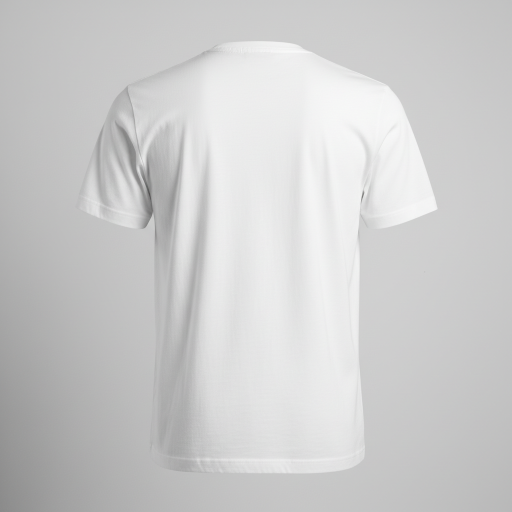
#> input picture blanks/tshirt-White-back-flat.jpg, 1024 x 1024 px (shown at 1/2 size); its folder holds 5 pictures in this run
$ python _signature_v3.py
#> lines starting #> are read from the running program, lines starting #| are printed output that depends on the picture
# "DUBIS Deadpan" signature — round-2 pilot (2026-07-11)
# ONE typographic system adapted across slogans (designer guidance: pick one style,
# make it ours, adapt — don't scatter). Serif statement + reclining italic aside.
# Laws: DB slogan words only, no periods in garment type, one ink per piece,
# dark ink on light garments, no letterspaced lowercase.
import os
from PIL import Image, ImageDraw, ImageFont, ImageFilter

HERE = os.path.dirname(os.path.abspath(__file__))
ROOT = os.path.dirname(HERE)
FONTS = os.path.join(HERE, 'fonts')
OUT = os.path.join(ROOT, 'preview', 'design-v2-pilot')
os.makedirs(OUT, exist_ok=True)

W, H = 3000, 3600
ROMAN = os.path.join(FONTS, 'DMSerifDisplay-Regular.ttf')
ITALIC = os.path.join(FONTS, 'DMSerifDisplay-Italic.ttf')

INKS = {
    'black': (30, 30, 30, 255),
    'red':   (178, 52, 43, 255),
    'blue':  (46, 70, 168, 255),
}

def strip_dots(s):
    return s.replace('.', '')

def signature(pid, statement_lines, aside, ink_name):
    """Fixed lockup: roman statement stack (centered, leading 1.14) +
    italic aside at 45% size, shifted right, reclining -2.5 degrees."""
#> called with pid = 11, aside = 'so she took a nap', ink_name = 'black'
    S = 290                    # statement size
    A = int(S * 0.45)          # aside size = 45% (workaholic-ref ratio)
    LEAD = int(S * 1.14)       # tight editorial leading
    GAP = int(S * 0.42)        # statement→aside gap
    ink = INKS[ink_name]
    roman = ImageFont.truetype(ROMAN, S)
    italic = ImageFont.truetype(ITALIC, A)

    img = Image.new('RGBA', (W, H), (0, 0, 0, 0))
#> img: PIL image 3000x3600 RGBA; every value is 0
    d = ImageDraw.Draw(img)
    cx = W / 2
    y = 420                    # lockup lives in the upper part of the print area

    for line in statement_lines:
        line = strip_dots(line)
        w = d.textlength(line, font=roman)
        d.text((cx - w / 2, y), line, font=roman, fill=ink)
        y += LEAD
#> this loop made 2 passes
#> w on passes 1 to 2: 1874.7, 1483
#> after the loop, y = 1080

    # the reclining aside: rendered on its own layer, rotated -2.5deg,
    # anchored right-of-center and slightly dropped — the under-the-breath mutter
    aside = strip_dots(aside)
    aw = int(d.textlength(aside, font=italic)) + 40
#> aw = 1192
    ah = int(A * 1.6)
    layer = Image.new('RGBA', (aw, ah), (0, 0, 0, 0))
#> layer: PIL image 1192x208 RGBA; every value is 0
    ld = ImageDraw.Draw(layer)
    ld.text((10, 10), aside, font=italic, fill=ink)
    layer = layer.rotate(-2.5, expand=True, resample=Image.BICUBIC)
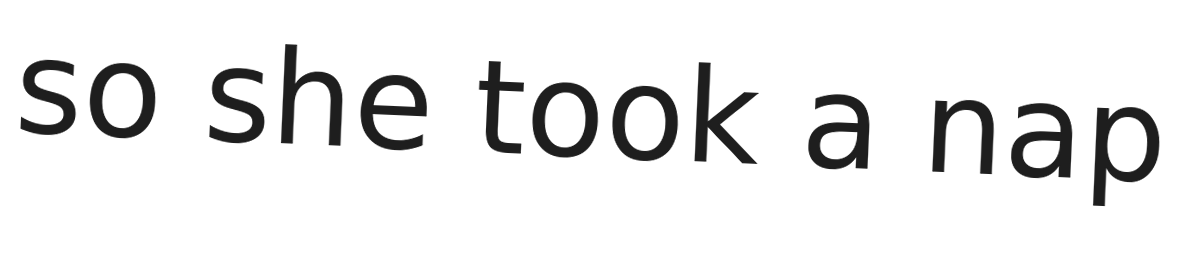
#> layer: PIL image 1200x260 RGBA; mean R, G, B, A 3, 3, 3, 22.7; transparent parts drawn white
    ax = int(cx - layer.width / 2 + S * 0.55)   # shifted right of the axis
#> ax = 1059
    ay = int(y - LEAD + S + GAP)
#> ay = 1161
    img.alpha_composite(layer, (ax, ay))
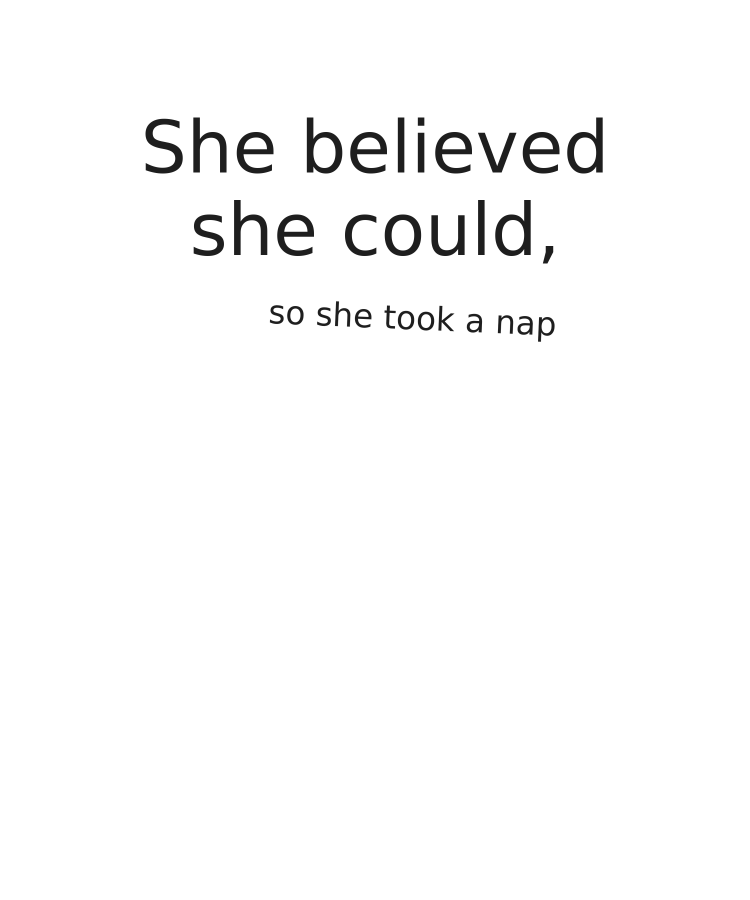
#> img: PIL image 3000x3600 RGBA (shown at 1/4 size); mean R, G, B, A 0.7, 0.7, 0.7, 5.3; transparent parts drawn white
#> call 2 of signature, with pid = 23, aside = 'to mornings', ink_name = 'red'
#> in signature (call 2), `S = 290`: S = 290
#> in signature (call 2), `A = int(S * 0.45)`: A = 130
#> in signature (call 2), `LEAD = int(S * 1.14)`: LEAD = 330
#> in signature (call 2), `GAP = int(S * 0.42)`: GAP = 121
#> the loop in signature (call 2), `for line in statement_lines:` made 1 pass
#> (line, w, y) on pass 1: ('I am allergic', 1785.6, 750)
#> after the loop in signature (call 2), `for line in statement_lines:`: y = 750
#> in signature (call 2), `aw = int(d.textlength(aside, font=italic)) + 40`: aw = 820
#> in signature (call 2), `ah = int(A * 1.6)`: ah = 208
#> in signature (call 2), `layer = Image.new('RGBA', (aw, ah), (0, 0, 0, 0))`: layer: PIL image 820x208 RGBA; every value is 0
#> in signature (call 2), `layer = layer.rotate(-2.5, expand=True, resample=Image.BICUBIC)`:
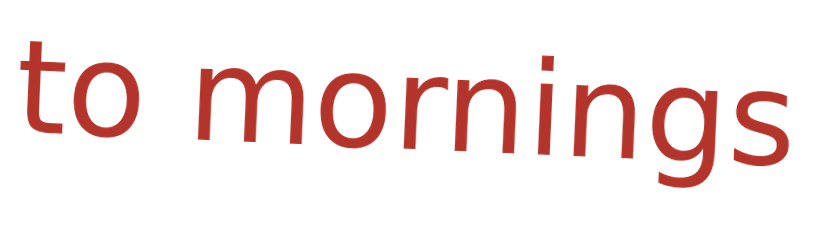
#> layer: PIL image 830x244 RGBA; mean R, G, B, A 20.2, 5.8, 4.7, 25; transparent parts drawn white
#> in signature (call 2), `ax = int(cx - layer.width / 2 + S * 0.55)`: ax = 1244
#> in signature (call 2), `ay = int(y - LEAD + S + GAP)`: ay = 831
#> in signature (call 2), `img.alpha_composite(layer, (ax, ay))`:
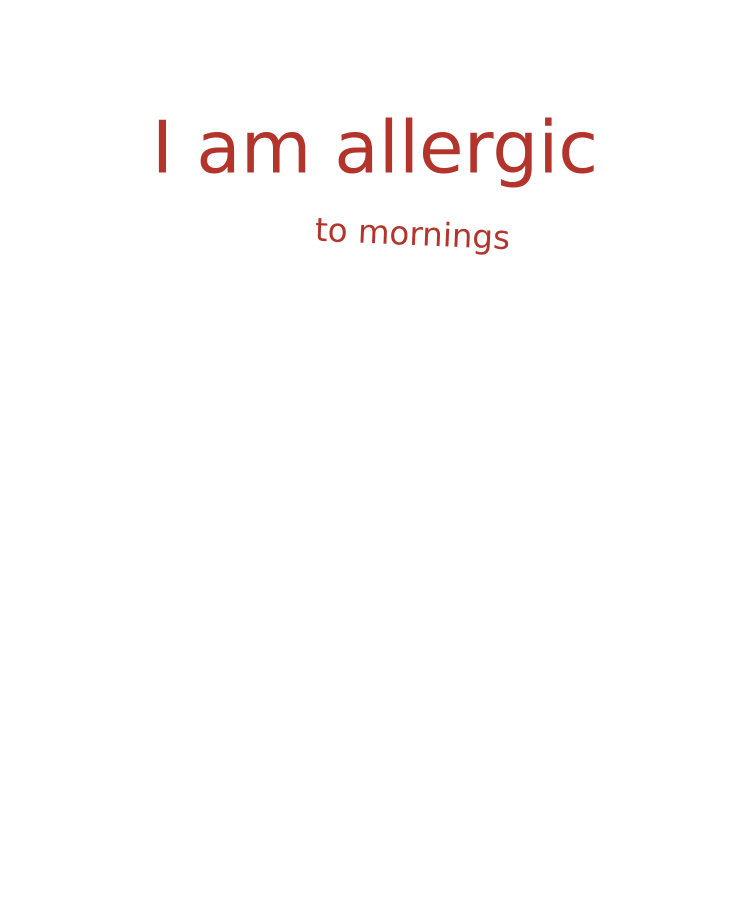
#> img: PIL image 3000x3600 RGBA (shown at 1/4 size); mean R, G, B, A 2.1, 0.6, 0.5, 2.8; transparent parts drawn white
#> call 3 of signature, with pid = 38, aside = 'optional', ink_name = 'blue'
#> the loop in signature (call 3), `for line in statement_lines:` made 1 pass
#> (line, w, y) on pass 1: ('Sleeves were', 1921.7, 750)
#> after the loop in signature (call 3), `for line in statement_lines:`: y = 750
#> in signature (call 3), `aw = int(d.textlength(aside, font=italic)) + 40`: aw = 566
#> in signature (call 3), `layer = Image.new('RGBA', (aw, ah), (0, 0, 0, 0))`: layer: PIL image 566x208 RGBA; every value is 0
#> in signature (call 3), `layer = layer.rotate(-2.5, expand=True, resample=Image.BICUBIC)`:
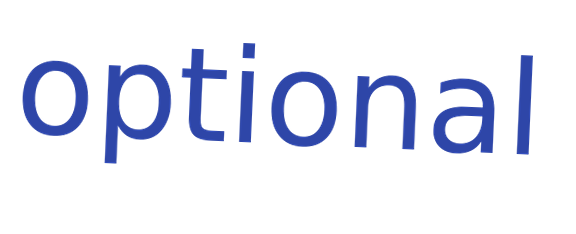
#> layer: PIL image 576x234 RGBA; mean R, G, B, A 5.7, 8.8, 21.4, 28.4; transparent parts drawn white
#> in signature (call 3), `ax = int(cx - layer.width / 2 + S * 0.55)`: ax = 1371
#> in signature (call 3), `img.alpha_composite(layer, (ax, ay))`:
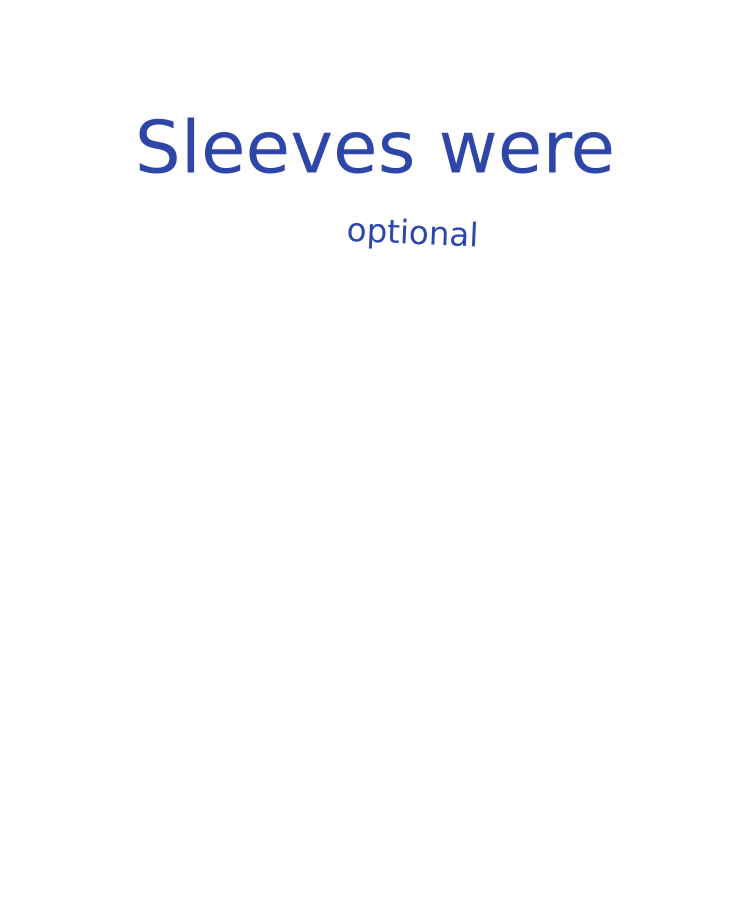
#> img: PIL image 3000x3600 RGBA (shown at 1/4 size); mean R, G, B, A 0.6, 0.9, 2.1, 3; transparent parts drawn white

    img.save(os.path.join(OUT, f'sig-{pid}.png'))
    return img

def on_blank(pid, blank_name, x, y, w):
#> called with pid = 11, blank_name = 'tshirt-White-back-flat.jpg', x = 318, y = 246, w = 440
    base = Image.open(os.path.join(ROOT, 'blanks', blank_name)).convert('RGBA')
    design = Image.open(os.path.join(OUT, f'sig-{pid}.png'))
    h = int(w * H / W)
    design = design.resize((w, h), Image.LANCZOS)
    base.alpha_composite(design, (x, y))
    base.convert('RGB').save(os.path.join(OUT, f'sig-mock-{pid}.jpg'), quality=92)
#> call 2 of on_blank, with pid = 23, blank_name = 'tshirt-White-back-flat.jpg', x = 318, y = 246, w = 440
#> in on_blank (call 2), `base.convert('RGB').save(os.path.join(OUT, f'sig-mock-{pid}.jpg'), qua..`:
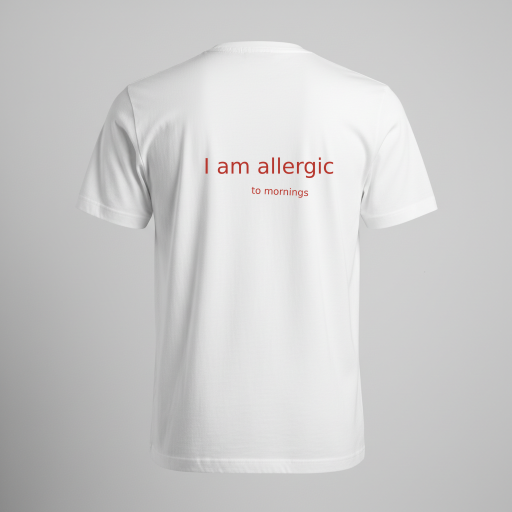
#> saved as sig-mock-23.jpg: PIL image 1024x1024 RGB (shown at 1/2 size); mean R, G, B 204, 203.7, 203.7

def on_patched(pid, color, bbox, x, y, w):
#> (the run stopped early here; a loop or call above may not have finished)
